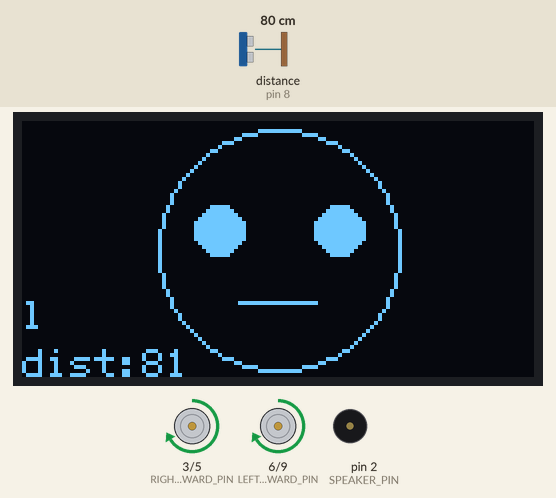
Bench run of a sketch on a simulated Arduino Uno, built with avr-gcc and run on an emulated ATmega328P. Shown: 128×64 one-colour display, motor-driver pin pairs drawn as motors (green arrow = first pin HIGH = forward, orange = second pin HIGH = backward, longer = more drive), buzzer (waves = sounding). The test bench sets the inputs (shaded band); at power-on: distance to the obstacle (sensor on pin 8) 80 cm. The echo pulse lasts 58.3 µs per cm; random numbers use the default seed unless the sketch sets one.

Above: at 1.2 s.
1.3 s: distance to the obstacle (sensor on pin 8) set to 14 cm
At 2.0 s:
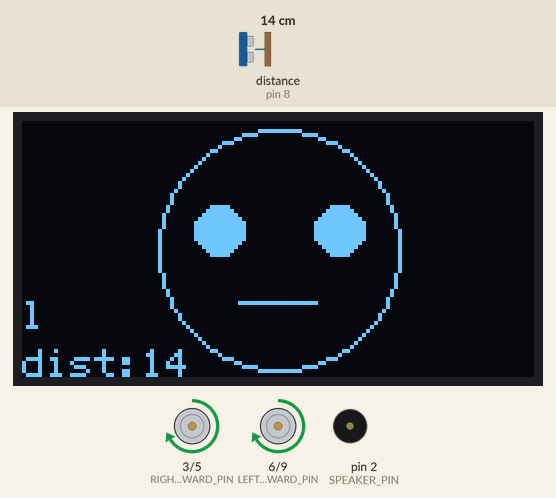
3.0 s: distance to the obstacle (sensor on pin 8) set to 11 cm
At 5.6 s:
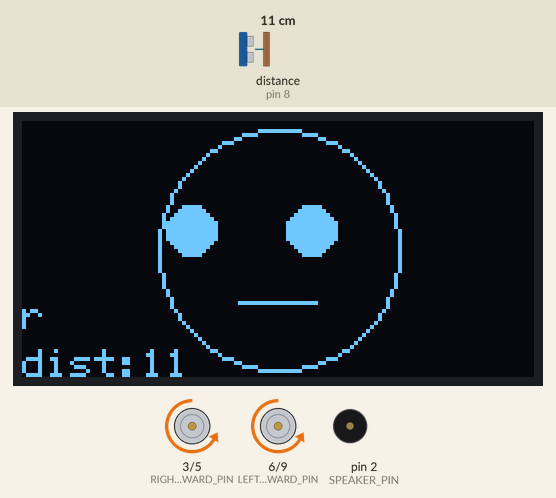
6.0 s: distance to the obstacle (sensor on pin 8) set to 18 cm
At 7.1 s:
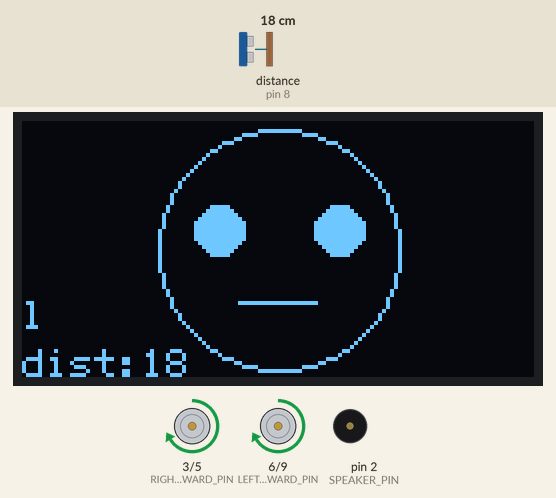
7.8 s: distance to the obstacle (sensor on pin 8) set to 2 cm
At 8.9 s:
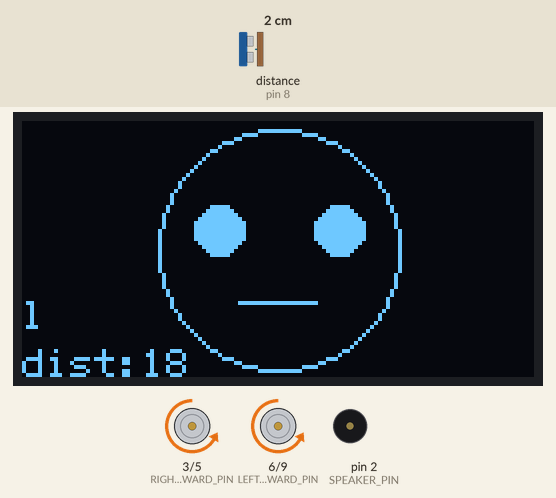
10.8 s: distance to the obstacle (sensor on pin 8) set to 35 cm
At 12.6 s:
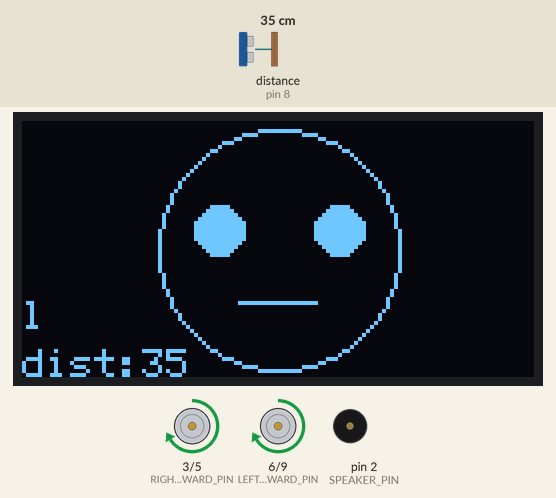
Timing chart, 0 to 13.6 s (numbered marks = the images above; inputs shaded):
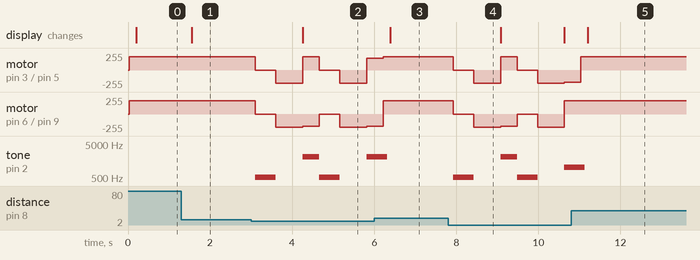

The sketch:

_06_collision_avoidance_faces.ino
```cpp
// ---------------------------------------------------------------------------
// Example NewPing library sketch that does a ping about 20 times per second.
// ---------------------------------------------------------------------------

#include <Arduino.h>
#include <NewPing.h>
#include <U8g2lib.h> // note version 2 of the U8g library!
#include <SPI.h>

#define RIGHT_FORWARD_PIN 3
#define RIGHT_REVERSE_PIN 5
#define LEFT_FORWARD_PIN 6
#define LEFT_REVERSE_PIN 9

#define TRIGGER_PIN  7  // Arduino pin tied to trigger pin on the ultrasonic sensor.
#define ECHO_PIN     8  // Arduino pin tied to echo pin on the ultrasonic sensor.
#define MAX_DISTANCE 200 // Maximum distance we want to ping for (in centimeters). Maximum sensor distance is rated at 400-500cm.

#define DATA_PIN 11 // SDA, MOSI
#define CLOCK_PIN 13 // SCL
#define CS_PIN A0 // chip select
#define DC_PIN A1 // Also known as address 0 or A0, not analog 0
#define RES_PIN A2 //  for SPI mode the RES pin becomes "Chip Select".
// We are using a 4-wire hardware SPI communications system.
// The Frame buffer option (1,2,F) should be 1 due limitations of memory.  1 uses under 32% of 2K RAM
// Data is on pin 11 and clock on 13
// U8G2_R0 is the rotation number
U8G2_SSD1309_128X64_NONAME2_1_4W_HW_SPI u8g2(U8G2_R0, CS_PIN, DC_PIN, RES_PIN);

// put a pizzo speaker between this pin and GND
#define SPEAKER_PIN 2

#define FORWARD_POWER_LEVEL 200 // 150 to 255
#define TURN_POWER_LEVEL 180 // 150 to 255
#define TURN_DISTANCE 13 // distance threshold in cm
#define TURN_DELAY_TIME 400 // delay in msec - longer makes us turn more

// face parameters
#define EYE_DIAMETER 6

#define NOTE_C5  523
#define NOTE_C6  1047
#define NOTE_C7  2093
#define NOTE_C8  4186
#define NOTE_DURATION 500

NewPing sonar(TRIGGER_PIN, ECHO_PIN, MAX_DISTANCE); // NewPing setup of pins and maximum distance.
char buf[20];
int counter = 0;
int half_display_width = 64;
int half_display_height = 32;

void setup() {
  pinMode(DC_PIN, OUTPUT);
  digitalWrite(DC_PIN, 0);  // default output in I2C mode for the SSD1306 test shield: set the i2c adr to 0
  u8g2.begin();
  // load standard 20px high font
  u8g2.setFont(u8g2_font_6x12_tn);
  // dynamic update for portability to other screens
  half_display_width = u8g2.getDisplayWidth() / 2;
  half_display_height = u8g2.getDisplayHeight() / 2;
  // Serial.begin(9600); // Open serial monitor at 115200 baud to see ping results.
}

void loop() {
int dist = sonar.ping_cm();

  if (dist < TURN_DISTANCE) {
      stop();
      tone(SPEAKER_PIN, NOTE_C5, NOTE_DURATION);
      delay(500);
      move_reverse();
      delay(500);
        // randomly turn left or right
        if (random(1,3) < 2) {
          draw_face(7, dist);
          tone(SPEAKER_PIN, NOTE_C6, NOTE_DURATION);
          turn_right();
        }
          else {
            draw_face(-7, dist);
            tone(SPEAKER_PIN, NOTE_C7, NOTE_DURATION);
            turn_left();
          }


    } else {
      move_forward();
      draw_face(0, dist);
      // wait 35 ms between pings
      delay(25);
    }


}

void turn_right() {
  analogWrite(RIGHT_FORWARD_PIN, LOW);
  analogWrite(RIGHT_REVERSE_PIN, TURN_POWER_LEVEL);
  analogWrite(LEFT_FORWARD_PIN, TURN_POWER_LEVEL);
  analogWrite(LEFT_REVERSE_PIN, LOW);
  delay(TURN_DELAY_TIME);
}

void turn_left() {
  analogWrite(RIGHT_FORWARD_PIN, TURN_POWER_LEVEL);
  analogWrite(RIGHT_REVERSE_PIN, LOW);
  analogWrite(LEFT_FORWARD_PIN, LOW);
  analogWrite(LEFT_REVERSE_PIN, TURN_POWER_LEVEL);
  delay(TURN_DELAY_TIME);
}

void move_forward() {
  analogWrite(RIGHT_FORWARD_PIN, FORWARD_POWER_LEVEL);
  analogWrite(RIGHT_REVERSE_PIN, LOW);
  analogWrite(LEFT_FORWARD_PIN, FORWARD_POWER_LEVEL);
  analogWrite(LEFT_REVERSE_PIN, LOW);
}

void move_reverse() {
  analogWrite(RIGHT_FORWARD_PIN, LOW);
  analogWrite(RIGHT_REVERSE_PIN, FORWARD_POWER_LEVEL);
  analogWrite(LEFT_FORWARD_PIN, LOW);
  analogWrite(LEFT_REVERSE_PIN, FORWARD_POWER_LEVEL);
}

void stop() {
  analogWrite(RIGHT_FORWARD_PIN, LOW);
  analogWrite(RIGHT_REVERSE_PIN, LOW);
  analogWrite(LEFT_FORWARD_PIN, LOW);
  analogWrite(LEFT_REVERSE_PIN, LOW);
}

void draw_face(int eye_offset, int dist) {
  u8g2.firstPage();
  do {
        u8g2.drawCircle(half_display_width, 32, 30, U8G2_DRAW_ALL);
        // eyes x, y, d, all
        u8g2.drawDisc(half_display_width - 15 + eye_offset, half_display_height - 5, EYE_DIAMETER, U8G2_DRAW_ALL);
        u8g2.drawDisc(half_display_width + 15 + eye_offset, half_display_height - 5, EYE_DIAMETER, U8G2_DRAW_ALL);
        // mouth x, y, length
        u8g2.drawHLine(half_display_width -10, half_display_height + 13, 20);

        if (eye_offset < 0)
           u8g2.drawStr(0,52, "r");
        else u8g2.drawStr(0,52, "l");

        // ping distance value
        sprintf(buf, "dist:%d", dist);
        u8g2.drawStr(0,64, buf);

      } while ( u8g2.nextPage() );
}
```

Measured:
- the behaviour switches between 13 and 12 cm on distance to the obstacle (sensor on pin 8) (found by bisection; images 1 and 2)
- after the input at 1.3 s, the display: changes after 0.25 s (image 1)
- after the input at 6.0 s, the display: changes after 0.39 s (image 3)
- after the input at 10.8 s, the display: changes after 0.40 s (image 5)
